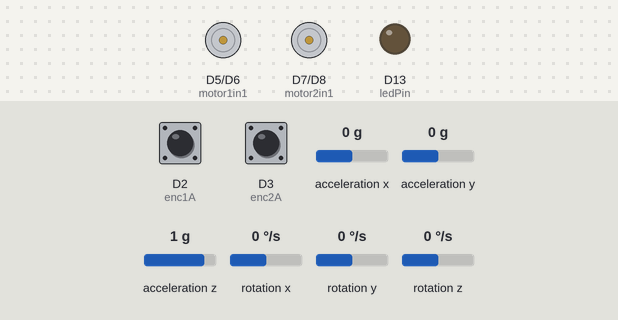
A sketch run on a simulated Arduino Nano 33 BLE. On the bench: motor-driver pin pairs drawn as motors (green arrow = first pin HIGH = forward, orange = second pin HIGH = backward, longer = more drive), output pins drawn as LEDs (lit = HIGH). The inputs (shaded band) are chosen by the test bench; at power-on: acceleration y 0 g, acceleration z 1 g, D2 (enc1A) HIGH, D3 (enc2A) HIGH, acceleration x 0 g, rotation x 0 °/s, rotation y 0 °/s, rotation z 0 °/s. What the sketch prints to the serial monitor is not drawn.

Above: at 1.2 s.
1.3 s: acceleration y set to -1.4 g
At 1.8 s:
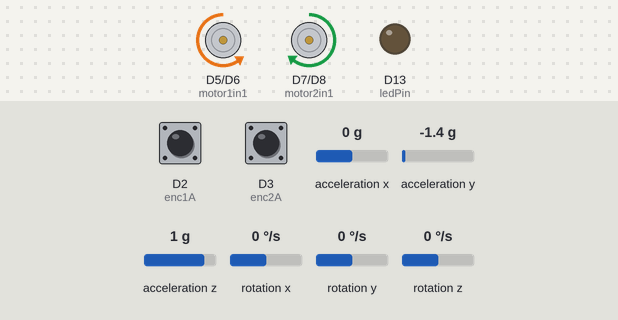
2.9 s: acceleration z set to -1.4 g
At 3.5 s:
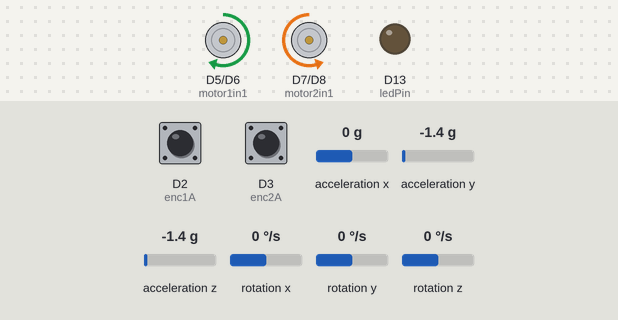
4.6 s: acceleration z set to 0 g
At 5.8 s:
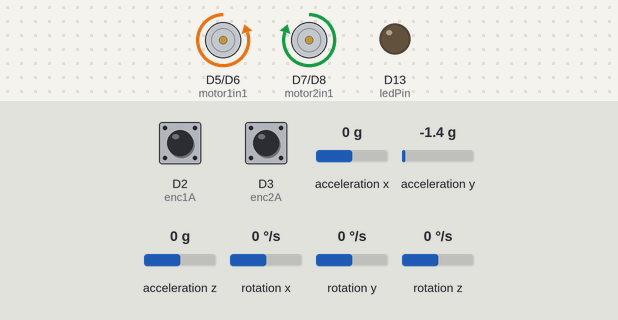
6.2 s: acceleration y set to -0.1 g
9.2 s: acceleration y set to 0.2 g
At 10.3 s:
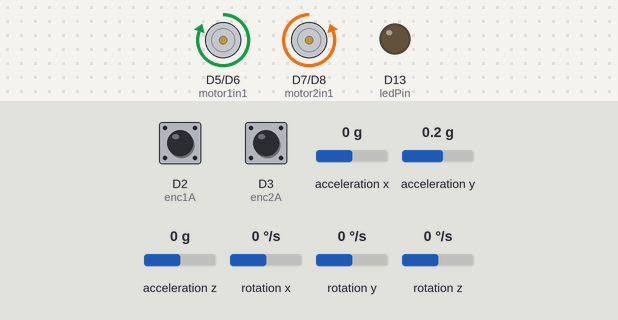
11.0 s: acceleration z set to -1.4 g
At 12.1 s:
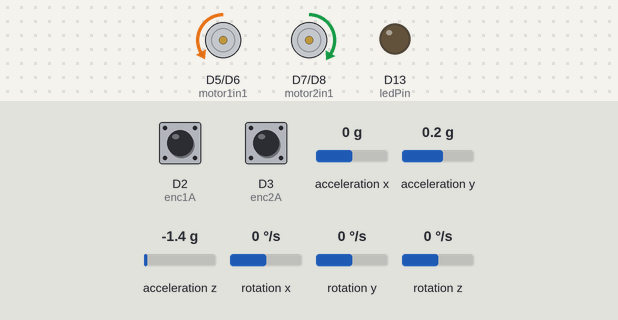
Timing chart, 0 to 13.6 s (numbered marks = the images above; inputs shaded):
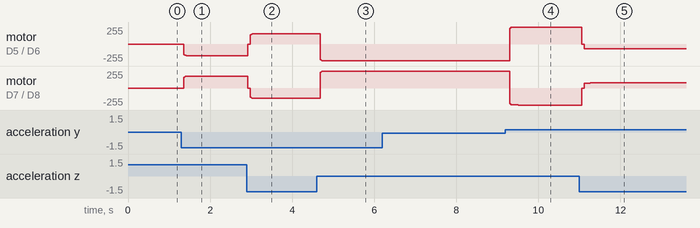

Measured:
- the behaviour switches between 0 and 0.1 g on acceleration y (found by bisection; images 3 and 4)
- after the input at 1.3 s, motor on D5 (motor1in1) / D6 (motor1in2): stopped → backward 175/255 after 0.06 s; motor on D7 (motor2in1) / D8 (motor2in2): stopped → forward 177/255 after 0.06 s
- after the input at 2.9 s, motor on D5 (motor1in1) / D6 (motor1in2): backward 175/255 → forward 154/255 at once, → forward 156/255 0.27 s later; motor on D7 (motor2in1) / D8 (motor2in2): forward 177/255 → backward 154/255 at once, → backward 156/255 0.27 s later
- after the input at 4.6 s, motor on D5 (motor1in1) / D6 (motor1in2): forward 156/255 → backward 253/255 after 0.09 s; motor on D7 (motor2in1) / D8 (motor2in2): backward 156/255 → forward 253/255 after 0.09 s
- after the input at 9.2 s, motor on D5 (motor1in1) / D6 (motor1in2): backward 253/255 → forward 253/255 after 0.10 s, → forward 255/255 0.22 s later; motor on D7 (motor2in1) / D8 (motor2in2): forward 253/255 → backward 253/255 after 0.10 s, → backward 255/255 0.22 s later
- after the input at 11.0 s, motor on D5 (motor1in1) / D6 (motor1in2): forward 255/255 → backward 72/255 after 0.06 s, → backward 74/255 0.20 s later; motor on D7 (motor2in1) / D8 (motor2in2): backward 255/255 → forward 75/255 after 0.06 s, → forward 77/255 0.20 s later

The sketch:

part_5_acc.ino
```cpp
#include "Arduino_BMI270_BMM150.h"

// ── Pin Definitions (CHANGED FROM PART 3) ─────────────────────────
const int ledPin    = LED_BUILTIN;

const int motor1in1 = 5;   // moved off interrupt pins
const int motor1in2 = 6;
const int motor2in1 = 7;
const int motor2in2 = 8;

const int enc1A = 2;   // INT0 – must be 2 or 3 on Uno
const int enc1B = 9;
const int enc2A = 3;   // INT1 – must be 2 or 3 on Uno
const int enc2B = 10;

// ── PWM / Deadband ────────────────────────────────────────────────
int pwm1 = 0;
int pwm2 = 0;
int db1f = 57, db1r = 57; //old f is 36
int db2f = 60, db2r = 57; //old f is 35

// ── Encoder counts (volatile = modified in ISR) ───────────────────
volatile long encCount1 = 0;
volatile long encCount2 = 0;

// -- Acc and gyro vars ------------------------------------------
float angleGyroX;
float angleGyroPrev;
float angleComp = 0;
float lastLoopTime = 0;
float ax, ay, az;
float degreesAccY = 0;

// ── ISRs ──────────────────────────────────────────────────────────
void ISR_enc1() {
  int a = digitalRead(enc1A);
  int b = digitalRead(enc1B);
  encCount1 += (a == b) ? -2 : 2;
}

void ISR_enc2() {
  int a = digitalRead(enc2A);
  int b = digitalRead(enc2B);
  encCount2 += (a == b) ? 2 : -2;
}

// ── RPM Calculation ───────────────────────────────────────────────
// Separate state for each motor
float calcRPM(volatile long &encCount, long &prevCount, unsigned long &prevTime) {
  unsigned long now = millis();
  unsigned long dt = now - prevTime;
  if (dt == 0) return 0;

  noInterrupts();
  long current = encCount;
  interrupts();

  long delta = current - prevCount;
  prevCount = current;
  prevTime = now;

  float revs = (float)delta / 1920.0; //MAKE INTO CONST!
  return (revs / (float)dt) * 60000.0f;   // RPM
}

// ── H-Bridge Control ──────────────────────────────────────────────
void setMotor1(int pwm) {
  pwm = constrain(pwm, -100, 100);
  if (pwm > 0) {
    int out = (int)(((255 - db1f) * pwm / 100.0) + db1f);
    analogWrite(motor1in2, out);
    analogWrite(motor1in1, 0);
  } else if (pwm < 0) {
    int out = (int)(((255 - db1r) * (-pwm) / 100.0) + db1r);
    analogWrite(motor1in2, 0);
    analogWrite(motor1in1, out);
  } else {
    analogWrite(motor1in1, 255);
    analogWrite(motor1in2, 255);
  }
  //Serial.print(" M1="); Serial.print(pwm);
}

void setMotor2(int pwm) {
  pwm = constrain(pwm, -100, 100);
  if (pwm > 0) {
    int out = (int)(((255 - db2f) * pwm / 100.0) + db2f);
    analogWrite(motor2in1, out);
    analogWrite(motor2in2, 0);
  } else if (pwm < 0) {
    int out = (int)(((255 - db2r) * (-pwm) / 100.0) + db2r);
    analogWrite(motor2in1, 0);
    analogWrite(motor2in2, out);
  } else {
    analogWrite(motor2in1, 255);
    analogWrite(motor2in2, 255);
  }
  //Serial.print("  M2="); Serial.print(pwm);
}

float angle() {
  float gx, gy, gz;
  float ax, ay, az;
  float k = 0.91;

  // Only compute if BOTH are available
  if (IMU.accelerationAvailable() && IMU.gyroscopeAvailable()) {
    IMU.readAcceleration(ax, ay, az);
    IMU.readGyroscope(gx, gy, gz);
    //Serial.print(" Gx: "); Serial.println(gx, 4);
    degreesAccY = -1 * atan(ay / az) * 180 / PI;

    float currentLoopTime = millis();
    float loopDuration = currentLoopTime - lastLoopTime;
    lastLoopTime = currentLoopTime;

    angleGyroX = angleComp + (gx-0.3) * (loopDuration / 1000.0);
    angleComp = (k * angleGyroX) + ((1 - k) * degreesAccY);
    Serial.print(degreesAccY, 4);
    Serial.print(", "); Serial.print(angleGyroX, 4);
    Serial.print(", "); Serial.println(angleComp, 4);

    return angleComp;
  }
  // Safe fallback — return last known good angle instead of garbage
  return angleComp;
}


// ── Setup ─────────────────────────────────────────────────────────
void setup() {
  Serial.begin(9600);
  while (!Serial);

  pinMode(motor1in1, OUTPUT); pinMode(motor1in2, OUTPUT);
  pinMode(motor2in1, OUTPUT); pinMode(motor2in2, OUTPUT);
  pinMode(ledPin, OUTPUT);

  pinMode(enc1A, INPUT_PULLUP);  // INPUT_PULLUP avoids floating pin noise
  pinMode(enc1B, INPUT_PULLUP);
  pinMode(enc2A, INPUT_PULLUP);
  pinMode(enc2B, INPUT_PULLUP);

  attachInterrupt(digitalPinToInterrupt(enc1A), ISR_enc1, CHANGE); //??
  attachInterrupt(digitalPinToInterrupt(enc2A), ISR_enc2, CHANGE);

  // setMotor1(pwm1);
  // setMotor2(pwm2);

    if (!IMU.begin()) {
   // Serial.println("Failed to initialize IMU!");
    while (1);
  }

  angleGyroPrev = 0;
  lastLoopTime = millis();

}

// ── Loop ──────────────────────────────────────────────────────────
// Per-motor state for calcRPM
long  prevCount1 = 0, prevCount2 = 0;
unsigned long prevTime1 = 0, prevTime2 = 0;

void loop() {
  static unsigned long lastPrint = 0;
  unsigned long now = millis();

  // if (now - lastPrint >= 100) {   // print every 100 ms
  //   // float rpm1 = calcRPM(encCount1, prevCount1, prevTime1);
  //   // float rpm2 = calcRPM(encCount2, prevCount2, prevTime2);

  //   // Serial.print(" RPM1 = "); Serial.print(rpm1);
  //   // Serial.print("  RPM2 = "); Serial.println(rpm2);
  //   // Serial.print("  enc1 = "); Serial.print(encCount1);
  //   // Serial.print("  enc2 = "); Serial.println(encCount2);

  //   lastPrint = now;
  // }
    float rpm1 = calcRPM(encCount1, prevCount1, prevTime1);
    float rpm2 = calcRPM(encCount2, prevCount2, prevTime2);

    // Serial.print(" RPM1 = "); Serial.print(rpm1);
    // Serial.print("  RPM2 = "); Serial.print(rpm2);

  float tilt_angle = angle();

  if (tilt_angle <= -5) {
    pwm1 = 100.0 * (float)tilt_angle / 90.0;
    pwm2 = 100.0 * (float)tilt_angle / 90.0;
  }

  else if (tilt_angle > 5) {
    pwm1 = 100.0 * (float)tilt_angle / 90.0;
    pwm2 = 100.0 * (float)tilt_angle / 90.0;
  }

  else if (tilt_angle > -5 && tilt_angle < 5) { //in here, wheels r goin crazy idk why so between -2 and 2 degrees, deadband messing with it
    pwm1 = 0;
    pwm2 = 0;
  }

  setMotor1(pwm1);
  setMotor2(pwm2);

  // Serial.print("  angle = "); Serial.print(tilt_angle);
  // Serial.print("  pwm1 = "); Serial.print(pwm1);
  // Serial.print("  pwm2 = "); Serial.print(pwm2);
  // Serial.print("  encoder 1 = "); Serial.print(encCount1);
  // Serial.print("  encoder 2 = "); Serial.println(encCount2);


}
```
